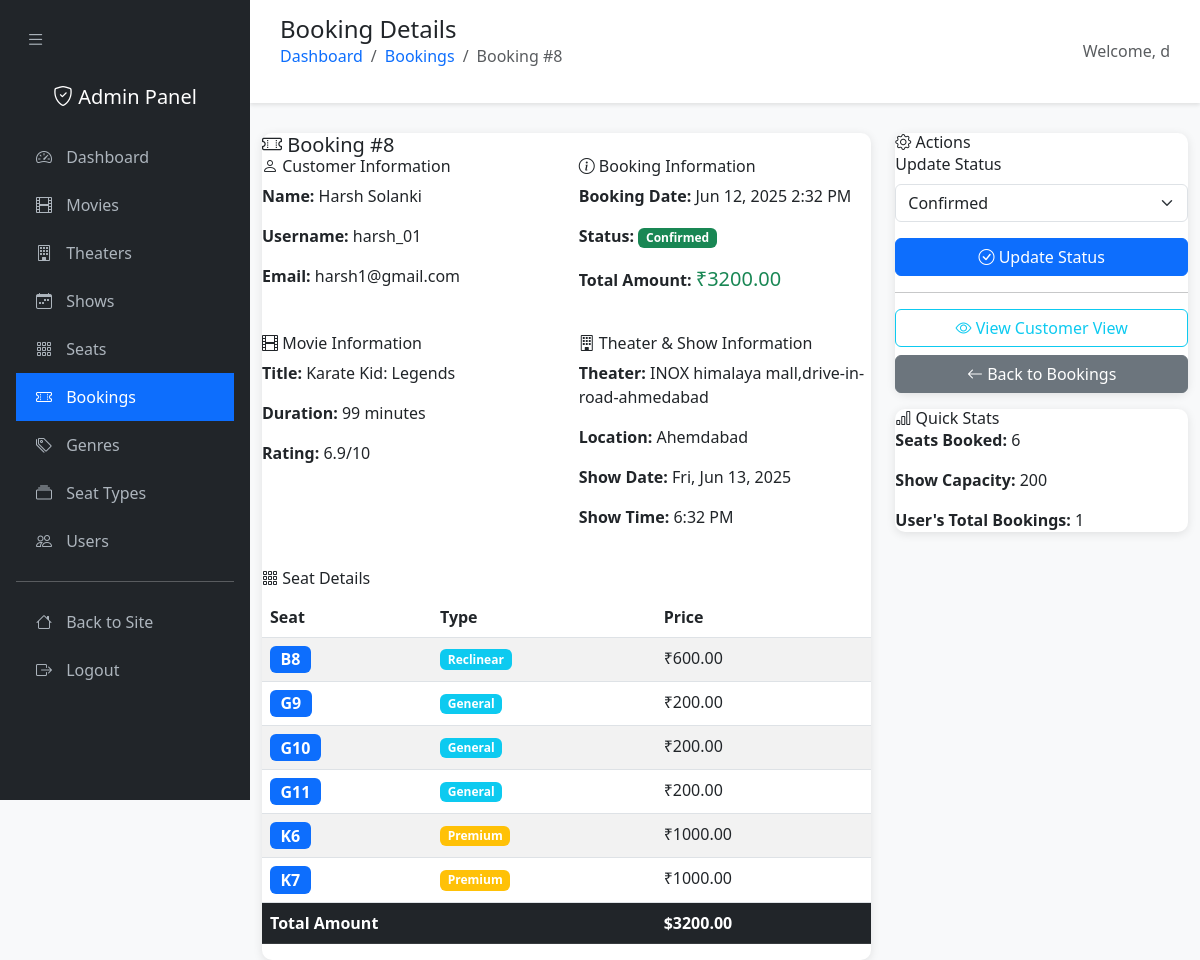
Page /admin-panel/bookings/8/ (signed in) on the committed database.
### booking/models.py (models this page shows, shortened)
class Booking(models.Model):
    STATUS_CHOICES = (
        ('pending', 'Pending'),
        ('confirmed', 'Confirmed'),
        ('cancelled', 'Cancelled'),
    )
    user = models.ForeignKey(User, on_delete=models.CASCADE, related_name='bookings')
    show = models.ForeignKey(Show, on_delete=models.CASCADE, related_name='bookings')
    seats = models.ManyToManyField(Seat, through='BookingSeat')
    booking_date = models.DateTimeField(auto_now_add=True)
    status = models.CharField(max_length=10, choices=STATUS_CHOICES, default='pending')
    total_amount = models.DecimalField(max_digits=8, decimal_places=2)
    class Meta:
        ordering = ['-booking_date']

class Show(models.Model):
    movie = models.ForeignKey(Movie, on_delete=models.CASCADE, related_name='shows')
    theater = models.ForeignKey(Theater, on_delete=models.CASCADE, related_name='shows')
    date = models.DateField()
    time = models.TimeField()
    base_price = models.DecimalField(max_digits=6, decimal_places=2)
    is_active = models.BooleanField(default=True)
    created_at = models.DateTimeField(auto_now_add=True)
    updated_at = models.DateTimeField(auto_now=True)
    class Meta:
        unique_together = ('theater', 'date', 'time')
        ordering = ['date', 'time']

class Movie(models.Model):
    title = models.CharField(max_length=200)
    description = models.TextField()
    duration = models.IntegerField(help_text="Duration in minutes")
    release_date = models.DateField()
    poster = models.ImageField(upload_to='movie_posters/', null=True, blank=True)
    trailer_url = models.URLField(null=True, blank=True)
    rating = models.DecimalField(
        max_digits=3,
        decimal_places=1,
        validators=[MinValueValidator(1), MaxValueValidator(10)]
    )
    genres = models.ManyToManyField(Genre, blank=True)
    created_at = models.DateTimeField(auto_now_add=True)
    updated_at = models.DateTimeField(auto_now=True)
    class Meta:
        ordering = ['-release_date']

class Theater(models.Model):
    name = models.CharField(max_length=200)
    address = models.TextField()
    city = models.CharField(max_length=100)
    total_capacity = models.IntegerField()
    contact_number = models.CharField(max_length=20, null=True, blank=True)
    created_at = models.DateTimeField(auto_now_add=True)
    updated_at = models.DateTimeField(auto_now=True)
    class Meta:
        ordering = ['city', 'name']

class BookingSeat(models.Model):
    booking = models.ForeignKey(Booking, on_delete=models.CASCADE)
    seat = models.ForeignKey(Seat, on_delete=models.CASCADE)
    price = models.DecimalField(max_digits=6, decimal_places=2)
    class Meta:
        unique_together = ('booking', 'seat')

class Seat(models.Model):
    theater = models.ForeignKey(Theater, on_delete=models.CASCADE, related_name='seats')
    row = models.CharField(max_length=1)  # A-K
    number = models.IntegerField()  # 1-10
    seat_type = models.ForeignKey(SeatType, on_delete=models.CASCADE)
    class Meta:
        unique_together = ('theater', 'row', 'number')
        ordering = ['row', 'number']

class SeatType(models.Model):
    name = models.CharField(max_length=50)  # Regular, Premium, Recliner
    price_multiplier = models.DecimalField(max_digits=3, decimal_places=2)

### booking/admin_views.py (the view)
# urls.py: path('admin-panel/bookings/<int:booking_id>/', admin_views.admin_booking_detail, name='admin_booking_detail'),
@admin_required
def admin_booking_detail(request, booking_id):
    booking = get_object_or_404(Booking, id=booking_id)
    booking_seats = BookingSeat.objects.filter(booking=booking).select_related('seat')
    context = {
        'booking': booking,
        'booking_seats': booking_seats,
    }
    return render(request, 'booking/admin/booking_detail.html', context)

### templates/booking/admin/booking_detail.html (shortened to what this page needs)
{% extends 'booking/admin/base_admin.html' %}
{% block page_title %}Booking Details{% endblock %}
{% block breadcrumb %}
<nav class="admin-breadcrumb">
    <ol class="breadcrumb">
        <li class="breadcrumb-item"><a href="{% url 'admin_dashboard' %}">Dashboard</a></li>
        <li class="breadcrumb-item"><a href="{% url 'admin_booking_list' %}">Bookings</a></li>
        <li class="breadcrumb-item active">Booking #{{ booking.id }}</li>
    </ol>
</nav>
{% endblock %}
{% block content %}
<div class="row">
    <div class="col-lg-8">
        <div class="admin-card">
            <div class="card-header">
                <h5 class="mb-0"><i class="bi bi-ticket-perforated"></i> Booking #{{ booking.id }}</h5>
            </div>
            <div class="card-body">
                <div class="row mb-4">
                    <div class="col-md-6">
                        <h6><i class="bi bi-person"></i> Customer Information</h6>
                        <p><strong>Name:</strong> {{ booking.user.first_name }} {{ booking.user.last_name }}</p>
                        <p><strong>Username:</strong> {{ booking.user.username }}</p>
                        <p><strong>Email:</strong> {{ booking.user.email }}</p>
                    </div>
                    <div class="col-md-6">
                        <h6><i class="bi bi-info-circle"></i> Booking Information</h6>
                        <p><strong>Booking Date:</strong> {{ booking.booking_date|date:"M d, Y g:i A" }}</p>
                        <p><strong>Status:</strong>
                            <span class="badge bg-{% if booking.status == 'confirmed' %}success{% elif booking.status == 'pending' %}warning{% else %}danger{% endif %}">
                                {{ booking.get_status_display }}
                            </span>
                        </p>
                        <p><strong>Total Amount:</strong> <span class="text-success fs-5">₹{{ booking.total_amount }}</span></p>
                    </div>
                </div>
                <div class="row mb-4">
                    <div class="col-md-6">
                        <h6><i class="bi bi-film"></i> Movie Information</h6>
                        <p><strong>Title:</strong> {{ booking.show.movie.title }}</p>
                        <p><strong>Duration:</strong> {{ booking.show.movie.duration }} minutes</p>
                        <p><strong>Rating:</strong> {{ booking.show.movie.rating }}/10</p>
                    </div>
                    <div class="col-md-6">
                        <h6><i class="bi bi-building"></i> Theater & Show Information</h6>
                        <p><strong>Theater:</strong> {{ booking.show.theater.name }}</p>
                        <p><strong>Location:</strong> {{ booking.show.theater.city }}</p>
                        <p><strong>Show Date:</strong> {{ booking.show.date|date:"D, M d, Y" }}</p>
                        <p><strong>Show Time:</strong> {{ booking.show.time|time:"g:i A" }}</p>
                    </div>
                </div>
                <h6><i class="bi bi-grid-3x3-gap"></i> Seat Details</h6>
                <div class="table-responsive">
                    <table class="table table-striped">
                        <thead>
                            <tr>
                                <th>Seat</th>
                                <th>Type</th>
                                <th>Price</th>
                            </tr>
                        </thead>
                        <tbody>
                            {% for booking_seat in booking_seats %}
                                <tr>
                                    <td>
                                        <span class="badge bg-primary fs-6">
                                            {{ booking_seat.seat.row }}{{ booking_seat.seat.number }}
                                        </span>
                                    </td>
                                    <td>
                                        <span class="badge bg-{% if booking_seat.seat.seat_type.name == 'Regular' %}secondary{% elif booking_seat.seat.seat_type.name == 'Premium' %}warning{% else %}info{% endif %}">
                                            {{ booking_seat.seat.seat_type.name }}
                                        </span>
                                    </td>
                                    <td>₹{{ booking_seat.price }}</td>
                                </tr>
                            {% endfor %}
                        </tbody>
                        <tfoot>
                            <tr class="table-dark">
                                <th colspan="2">Total Amount</th>
                                <th>${{ booking.total_amount }}</th>
                            </tr>
                        </tfoot>
                    </table>
                </div>
            </div>
        </div>
    </div>
    <div class="col-lg-4">
        <div class="admin-card">
            <div class="card-header">
                <h6 class="mb-0"><i class="bi bi-gear"></i> Actions</h6>
            </div>
            <div class="card-body">
                <form method="post" action="{% url 'admin_booking_update_status' booking.id %}">
                    <div class="mb-3">
                        <label for="status" class="form-label">Update Status</label>
                        <select name="status" id="status" class="form-select">
                            {% for value, label in booking.STATUS_CHOICES %}
                                <option value="{{ value }}" {% if booking.status == value %}selected{% endif %}>
                                    {{ label }}
                                </option>
                            {% endfor %}
                        </select>
                    </div>
                    <button type="submit" class="btn btn-primary w-100">
                        <i class="bi bi-check-circle"></i> Update Status
                    </button>
                </form>
                <hr>
                <div class="d-grid gap-2">
                    <a href="{% url 'booking_detail' booking.id %}"
                       class="btn btn-outline-info" target="_blank">
                        <i class="bi bi-eye"></i> View Customer View
                    </a>
                    <a href="{% url 'admin_booking_list' %}" class="btn btn-secondary">
                        <i class="bi bi-arrow-left"></i> Back to Bookings
                    </a>
                </div>
            </div>
        </div>
        <div class="admin-card mt-3">
            <div class="card-header">
                <h6 class="mb-0"><i class="bi bi-bar-chart"></i> Quick Stats</h6>
            </div>
            <div class="card-body">
                <p><strong>Seats Booked:</strong> {{ booking_seats.count }}</p>
                <p><strong>Show Capacity:</strong> {{ booking.show.theater.total_capacity }}</p>
                <p><strong>User's Total Bookings:</strong> {{ booking.user.bookings.count }}</p>
            </div>
        </div>
    </div>
</div>
{% endblock %}

### templates/booking/admin/base_admin.html (shortened to what this page needs)
<!DOCTYPE html>
<html lang="en">
<head>
    <link href="https://cdn.jsdelivr.net/npm/bootstrap@5.3.0/dist/css/bootstrap.min.css" rel="stylesheet">
    <link rel="stylesheet" href="https://cdn.jsdelivr.net/npm/bootstrap-icons@1.10.0/font/bootstrap-icons.css">
</head>
<body>
    <nav class="admin-sidebar" id="adminSidebar">
        <div class="p-3">
            <button class="sidebar-toggle" onclick="toggleSidebar()">
                <i class="bi bi-list"></i>
            </button>
            <div class="text-center mb-4">
                <h5 class="text-white mb-0">
                    <i class="bi bi-shield-check"></i>
                    <span class="sidebar-text">Admin Panel</span>
                </h5>
            </div>
            <ul class="nav nav-pills flex-column">
                <li class="nav-item">
                    <a class="nav-link {% if request.resolver_match.url_name == 'admin_dashboard' %}active{% endif %}"
                       href="{% url 'admin_dashboard' %}">
                        <i class="bi bi-speedometer2"></i>
                        <span class="sidebar-text">Dashboard</span>
                    </a>
                </li>
                <li class="nav-item">
                    <a class="nav-link {% if 'movie' in request.resolver_match.url_name %}active{% endif %}"
                       href="{% url 'admin_movie_list' %}">
                        <i class="bi bi-film"></i>
                        <span class="sidebar-text">Movies</span>
                    </a>
                </li>
                <li class="nav-item">
                    <a class="nav-link {% if 'theater' in request.resolver_match.url_name %}active{% endif %}"
                       href="{% url 'admin_theater_list' %}">
                        <i class="bi bi-building"></i>
                        <span class="sidebar-text">Theaters</span>
                    </a>
                </li>
                <li class="nav-item">
                    <a class="nav-link {% if 'show' in request.resolver_match.url_name %}active{% endif %}"
                       href="{% url 'admin_show_list' %}">
                        <i class="bi bi-calendar-week"></i>
                        <span class="sidebar-text">Shows</span>
                    </a>
                </li>
                <li class="nav-item">
                    <a class="nav-link {% if 'seat' in request.resolver_match.url_name %}active{% endif %}"
                       href="{% url 'admin_seat_list' %}">
                        <i class="bi bi-grid-3x3-gap"></i>
                        <span class="sidebar-text">Seats</span>
                    </a>
                </li>
                <li class="nav-item">
                    <a class="nav-link {% if 'booking' in request.resolver_match.url_name %}active{% endif %}"
                       href="{% url 'admin_booking_list' %}">
                        <i class="bi bi-ticket-perforated"></i>
                        <span class="sidebar-text">Bookings</span>
                    </a>
                </li>
                <li class="nav-item">
                    <a class="nav-link {% if 'genre' in request.resolver_match.url_name %}active{% endif %}"
                       href="{% url 'admin_genre_list' %}">
                        <i class="bi bi-tags"></i>
                        <span class="sidebar-text">Genres</span>
                    </a>
                </li>
                <li class="nav-item">
                    <a class="nav-link {% if 'seat_type' in request.resolver_match.url_name %}active{% endif %}"
                       href="{% url 'admin_seat_type_list' %}">
                        <i class="bi bi-collection"></i>
                        <span class="sidebar-text">Seat Types</span>
                    </a>
                </li>
                {% if user.is_superuser %}
                <li class="nav-item">
                    <a class="nav-link {% if 'user' in request.resolver_match.url_name %}active{% endif %}"
                       href="{% url 'admin_user_list' %}">
                        <i class="bi bi-people"></i>
                        <span class="sidebar-text">Users</span>
                    </a>
                </li>
                {% endif %}
                <hr class="text-white">
                <li class="nav-item">
                    <a class="nav-link" href="{% url 'home' %}">
                        <i class="bi bi-house"></i>
                        <span class="sidebar-text">Back to Site</span>
                    </a>
                </li>
                <li class="nav-item">
                    <a class="nav-link" href="{% url 'logout' %}">
                        <i class="bi bi-box-arrow-right"></i>
                        <span class="sidebar-text">Logout</span>
                    </a>
                </li>
            </ul>
        </div>
    </nav>
    <div class="admin-content" id="adminContent">
        <div class="admin-header">
            <div class="d-flex justify-content-between align-items-center">
                <div>
                    <h4 class="mb-0">{% block page_title %}Admin Panel{% endblock %}</h4>
                    {% block breadcrumb %}{% endblock %}
                </div>
                <div>
                    <span class="text-muted">Welcome, {{ user.first_name|default:user.username }}</span>
                </div>
            </div>
        </div>
        <div class="container-fluid">
            {% block content %}{% endblock %}
        </div>
    </div>
</body>
</html>

### rows in the picture
Booking: id "8", user.first_name "Harsh", user.last_name "Solanki", user.username "harsh_01", user.email "harsh1@gmail.com", booking_date "Jun 12, 2025 2:32 PM", status "Confirmed", total_amount "3200.00", show.movie "Karate Kid: Legends", show.movie.duration "99", show.movie.rating "6.9", show.theater.name "INOX himalaya mall,drive-in-road-ahmedabad", show.theater.city "Ahemdabad", show "Fri, Jun 13, 2025", show.time "6:32 PM", show.theater.total_capacity "200", user.bookings.count "1"
BookingSeat: seat.row "B", seat.number "8", seat.seat_type.name "Reclinear", price "600.00"
BookingSeat: seat.row "G", seat.number "9", seat.seat_type.name "General", price "200.00"
BookingSeat: seat.row "G", seat.number "10", seat.seat_type.name "General", price "200.00"
BookingSeat: seat.row "G", seat.number "11", seat.seat_type.name "General", price "200.00"
BookingSeat: seat.row "K", seat.number "6", seat.seat_type.name "Premium", price "1000.00"
BookingSeat: seat.row "K", seat.number "7", seat.seat_type.name "Premium", price "1000.00"

### other values in the picture
{{ user.first_name|default:user.username }} "d"
{{ booking_seats.count }} "6"
